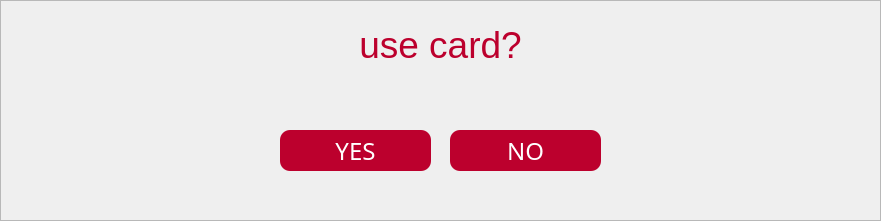
     <widget class="QFrame" name="confirmframe">
      <property name="geometry">
       <rect>
        <x>60</x>
        <y>510</y>
        <width>881</width>
        <height>221</height>
       </rect>
      </property>
      <property name="frameShape">
       <enum>QFrame::StyledPanel</enum>
      </property>
      <property name="frameShadow">
       <enum>QFrame::Raised</enum>
      </property>
      <widget class="QTextEdit" name="usecard">
       <property name="geometry">
        <rect>
         <x>260</x>
         <y>20</y>
         <width>361</width>
         <height>91</height>
        </rect>
       </property>
       <property name="sizePolicy">
        <sizepolicy hsizetype="Fixed" vsizetype="Fixed">
         <horstretch>0</horstretch>
         <verstretch>0</verstretch>
        </sizepolicy>
       </property>
       <property name="maximumSize">
        <size>
         <width>1000</width>
         <height>1000</height>
        </size>
       </property>
       <property name="autoFillBackground">
        <bool>true</bool>
       </property>
       <property name="styleSheet">
        <string notr="true">background-color: rgba(255, 255, 255, 0);
</string>
       </property>
       <property name="frameShape">
        <enum>QFrame::NoFrame</enum>
       </property>
       <property name="verticalScrollBarPolicy">
        <enum>Qt::ScrollBarAlwaysOff</enum>
       </property>
       <property name="horizontalScrollBarPolicy">
        <enum>Qt::ScrollBarAlwaysOff</enum>
       </property>
       <property name="readOnly">
        <bool>true</bool>
       </property>
       <property name="html">
        <string>&lt;!DOCTYPE HTML PUBLIC &quot;-//W3C//DTD HTML 4.0//EN&quot; &quot;http://www.w3.org/TR/REC-html40/strict.dtd&quot;&gt;
&lt;html&gt;&lt;head&gt;&lt;meta name=&quot;qrichtext&quot; content=&quot;1&quot; /&gt;&lt;meta charset=&quot;utf-8&quot; /&gt;&lt;style type=&quot;text/css&quot;&gt;
p, li { white-space: pre-wrap; }
hr { height: 1px; border-width: 0; }
li.unchecked::marker { content: &quot;\2610&quot;; }
li.checked::marker { content: &quot;\2612&quot;; }
&lt;/style&gt;&lt;/head&gt;&lt;body style=&quot; font-family:'Segoe UI'; font-size:9pt; font-weight:400; font-style:normal;&quot;&gt;
&lt;p align=&quot;center&quot; style=&quot; margin-top:0px; margin-bottom:0px; margin-left:0px; margin-right:0px; -qt-block-indent:0; text-indent:0px;&quot;&gt;&lt;span style=&quot; font-family:'Darumadrop One'; font-size:28pt; color:#bc002d;&quot;&gt;use card?&lt;/span&gt;&lt;/p&gt;
&lt;p align=&quot;center&quot; style=&quot;-qt-paragraph-type:empty; margin-top:0px; margin-bottom:0px; margin-left:0px; margin-right:0px; -qt-block-indent:0; text-indent:0px; font-family:'Darumadrop One'; font-size:28pt; color:#bc002d;&quot;&gt;&lt;br /&gt;&lt;/p&gt;&lt;/body&gt;&lt;/html&gt;</string>
       </property>
      </widget>
      <widget class="QPushButton" name="nocardbutton">
       <property name="enabled">
        <bool>true</bool>
       </property>
       <property name="geometry">
        <rect>
         <x>450</x>
         <y>130</y>
         <width>151</width>
         <height>41</height>
        </rect>
       </property>
       <property name="font">
        <font>
         <family>Darumadrop One</family>
         <pointsize>18</pointsize>
         <underline>false</underline>
         <strikeout>false</strikeout>
         <fontweight>Medium</fontweight>
        </font>
       </property>
       <property name="autoFillBackground">
        <bool>false</bool>
       </property>
       <property name="styleSheet">
        <string notr="true">background-color: rgb(188, 0, 45);
color: rgb(255,255,255);
border-radius: 10px; /* Adjust the radius as needed */
</string>
       </property>
       <property name="text">
        <string>NO</string>
       </property>
      </widget>
      <widget class="QPushButton" name="yescardbutton">
       <property name="enabled">
        <bool>true</bool>
       </property>
       <property name="geometry">
        <rect>
         <x>280</x>
         <y>130</y>
         <width>151</width>
         <height>41</height>
        </rect>
       </property>
       <property name="font">
        <font>
         <family>Darumadrop One</family>
         <pointsize>18</pointsize>
         <underline>false</underline>
         <strikeout>false</strikeout>
         <fontweight>Medium</fontweight>
        </font>
       </property>
       <property name="autoFillBackground">
        <bool>false</bool>
       </property>
       <property name="styleSheet">
        <string notr="true">background-color: rgb(188, 0, 45);
color: rgb(255,255,255);
border-radius: 10px; /* Adjust the radius as needed */
</string>
       </property>
       <property name="text">
        <string>YES</string>
       </property>
      </widget>
     </widget>
